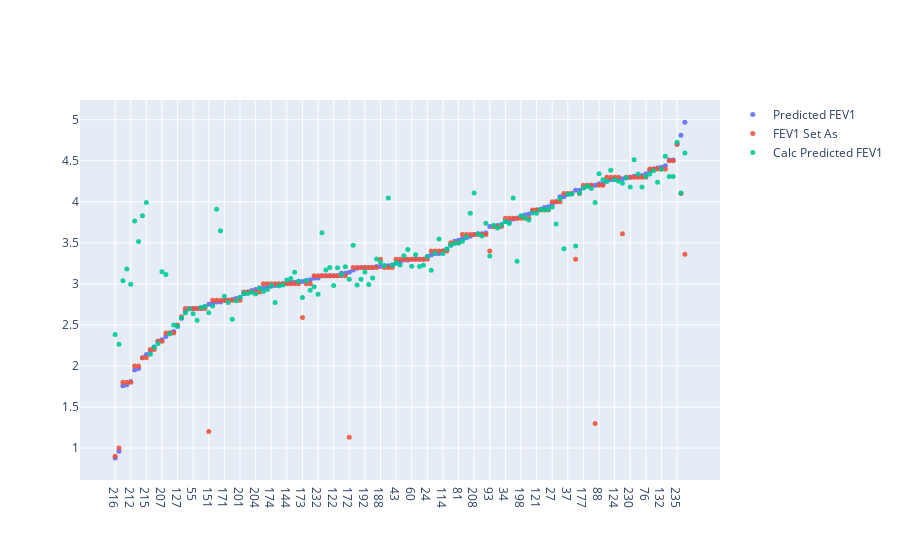

The notebook cell this image was saved under:
### Code cell
# Replace Age with Calc Age
df["Age"] = df["Calc Age"]

df['Calc Predicted FEV1'] = df.apply(lambda x: calc_predicted_fev1(x), axis=1)

# Sort df by Predicted FEV1 Calc (L)
df.sort_values(by=['Predicted FEV1'], inplace=True)
# Use go.scatter to plot FEV1 Predicted in y with ID in x
fig = go.Figure(data=go.Scatter(x=df['ID'], y=df['Predicted FEV1'], name="Predicted FEV1", mode='markers', opacity=0.9))
# Add the same with FEV1 Set As with name "FEV1 Set As"
fig.add_trace(go.Scatter(x=df['ID'], y=df['FEV1 Set As'], name="FEV1 Set As", mode='markers', opacity=0.9))
# Add the same with FEV1 Predicted Calc (L) with name "Predicted FEV1 Calc (L)"
fig.add_trace(go.Scatter(x=df['ID'], y=df['Calc Predicted FEV1'], name="Calc Predicted FEV1", mode='markers', opacity=0.9))
fig.update_traces(marker=dict(size=5),
                  selector=dict(mode='markers'))  
fig.show()

# List idx where diff Predicted FEV1 and FEV1 Set As is > 0.1
df['diff Predicted FEV1 and FEV1 Set As'] = df['Predicted FEV1'] - df['FEV1 Set As']

df[df['diff Predicted FEV1 and FEV1 Set As'].abs() > 0.1].sort_values(by=['diff Predicted FEV1 and FEV1 Set As'], ascending=False)

### Figure 1 — Plotly figure (JSON) as saved in the notebook; plotly's stock layout.template omitted (floating-point values rounded to 4 significant figures; data arrays with more than 128 entries replaced by an {"elided": "..."} marker saying what was removed)
{"data": [{"marker": {"size": 5}, "mode": "markers", "name": "Predicted FEV1", "opacity": 0.9, "type": "scatter", "x": {"elided": "147 str values"}, "y": {"elided": "147 float values"}}, {"marker": {"size": 5}, "mode": "markers", "name": "FEV1 Set As", "opacity": 0.9, "type": "scatter", "x": {"elided": "147 str values"}, "y": {"elided": "147 float values"}}, {"marker": {"size": 5}, "mode": "markers", "name": "Calc Predicted FEV1", "opacity": 0.9, "type": "scatter", "x": {"elided": "147 str values"}, "y": {"elided": "147 float values"}}], "layout": {}}
